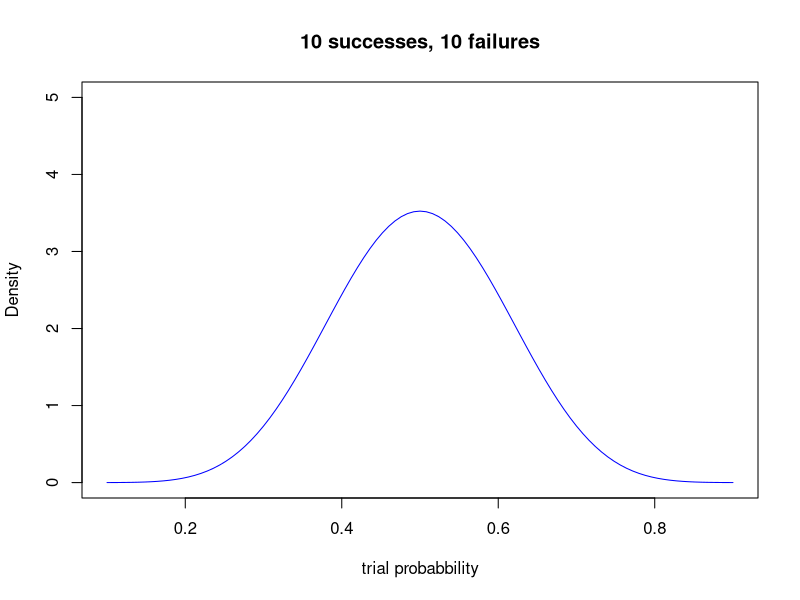

This figure's R source:
## ---- chunk 1
curve(dbeta(x, 10, 10), col = "blue", xlab = "trial probabbility", ylab = "Density", xlim=c(0.1,0.9), ylim=c(0,5))
title('10 successes, 10 failures')
## ---- chunk 2
prior = c(1,1)
first = c(58, 42)
second = c(57, 43)

first_ci <- qbeta(c(0.025, 0.975), prior[1]+first[1], prior[2]+first[2])
second_ci <- qbeta(c(0.025, 0.975), prior[1]+first[1]+second[1], prior[2]+first[2]+second[2])
